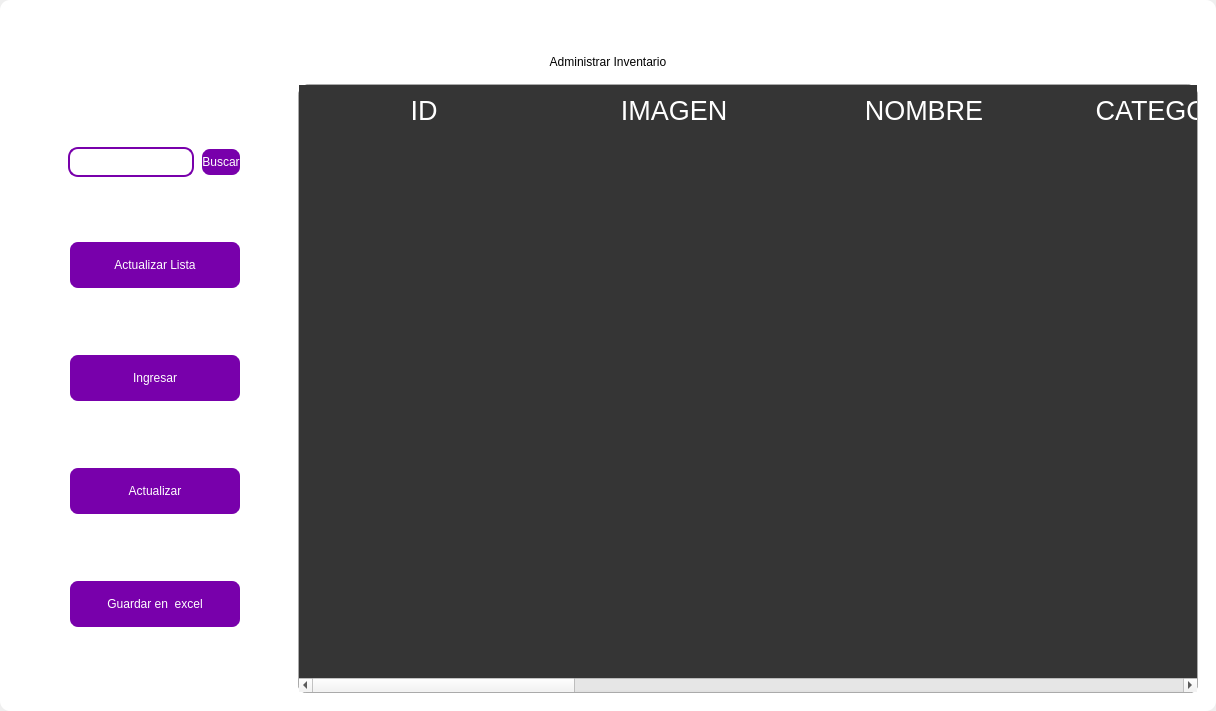
<?xml version="1.0" encoding="UTF-8"?>
<ui version="4.0">
 <class>MainWindow</class>
 <widget class="QMainWindow" name="MainWindow">
  <property name="geometry">
   <rect>
    <x>0</x>
    <y>0</y>
    <width>1216</width>
    <height>711</height>
   </rect>
  </property>
  <property name="windowTitle">
   <string>MainWindow</string>
  </property>
  <property name="styleSheet">
   <string notr="true"/>
  </property>
  <widget class="QWidget" name="centralwidget">
   <property name="styleSheet">
    <string notr="true"/>
   </property>
   <layout class="QVBoxLayout" name="verticalLayout">
    <property name="spacing">
     <number>0</number>
    </property>
    <property name="leftMargin">
     <number>0</number>
    </property>
    <property name="topMargin">
     <number>0</number>
    </property>
    <property name="rightMargin">
     <number>0</number>
    </property>
    <property name="bottomMargin">
     <number>0</number>
    </property>
    <item>
     <widget class="QFrame" name="frame">
      <property name="enabled">
       <bool>true</bool>
      </property>
      <property name="styleSheet">
       <string notr="true">
QFrame {
border-radius:10px;
background-color: rgb(255, 255, 255);
 }
</string>
      </property>
      <property name="frameShape">
       <enum>QFrame::StyledPanel</enum>
      </property>
      <property name="frameShadow">
       <enum>QFrame::Raised</enum>
      </property>
      <layout class="QVBoxLayout" name="verticalLayout_2">
       <item>
        <widget class="QFrame" name="frame_superior">
         <property name="minimumSize">
          <size>
           <width>0</width>
           <height>40</height>
          </size>
         </property>
         <property name="maximumSize">
          <size>
           <width>16777215</width>
           <height>40</height>
          </size>
         </property>
         <property name="styleSheet">
          <string notr="true">QPushButton{
border-radius:18px;
}

QPushButton:hover{
	background-color: rgb(0, 0, 0);
}
</string>
         </property>
         <property name="frameShape">
          <enum>QFrame::StyledPanel</enum>
         </property>
         <property name="frameShadow">
          <enum>QFrame::Raised</enum>
         </property>
         <layout class="QHBoxLayout" name="horizontalLayout_3">
          <property name="spacing">
           <number>4</number>
          </property>
          <property name="leftMargin">
           <number>0</number>
          </property>
          <property name="topMargin">
           <number>0</number>
          </property>
          <property name="rightMargin">
           <number>0</number>
          </property>
          <property name="bottomMargin">
           <number>0</number>
          </property>
          <item>
           <widget class="QPushButton" name="btn_icon">
            <property name="text">
             <string/>
            </property>
            <property name="iconSize">
             <size>
              <width>40</width>
              <height>40</height>
             </size>
            </property>
           </widget>
          </item>
          <item>
           <spacer name="horizontalSpacer_2">
            <property name="orientation">
             <enum>Qt::Horizontal</enum>
            </property>
            <property name="sizeHint" stdset="0">
             <size>
              <width>443</width>
              <height>20</height>
             </size>
            </property>
           </spacer>
          </item>
          <item>
           <widget class="QPushButton" name="btn_exit">
            <property name="minimumSize">
             <size>
              <width>38</width>
              <height>38</height>
             </size>
            </property>
            <property name="maximumSize">
             <size>
              <width>38</width>
              <height>38</height>
             </size>
            </property>
            <property name="cursor">
             <cursorShape>PointingHandCursor</cursorShape>
            </property>
            <property name="text">
             <string/>
            </property>
            <property name="iconSize">
             <size>
              <width>35</width>
              <height>35</height>
             </size>
            </property>
           </widget>
          </item>
          <item>
           <widget class="QPushButton" name="bt_minimizar">
            <property name="minimumSize">
             <size>
              <width>38</width>
              <height>38</height>
             </size>
            </property>
            <property name="maximumSize">
             <size>
              <width>38</width>
              <height>38</height>
             </size>
            </property>
            <property name="cursor">
             <cursorShape>PointingHandCursor</cursorShape>
            </property>
            <property name="text">
             <string/>
            </property>
            <property name="icon">
             <iconset>
              <normaloff>../../../../../../../.designer/backup/image/minus.svg</normaloff>../../../../../../../.designer/backup/image/minus.svg</iconset>
            </property>
            <property name="iconSize">
             <size>
              <width>38</width>
              <height>38</height>
             </size>
            </property>
           </widget>
          </item>
          <item>
           <widget class="QPushButton" name="bt_maximizar">
            <property name="minimumSize">
             <size>
              <width>38</width>
              <height>38</height>
             </size>
            </property>
            <property name="maximumSize">
             <size>
              <width>38</width>
              <height>38</height>
             </size>
            </property>
            <property name="cursor">
             <cursorShape>PointingHandCursor</cursorShape>
            </property>
            <property name="text">
             <string/>
            </property>
            <property name="icon">
             <iconset>
              <normaloff>../../../../../../../.designer/backup/image/chevron-up.svg</normaloff>../../../../../../../.designer/backup/image/chevron-up.svg</iconset>
            </property>
            <property name="iconSize">
             <size>
              <width>38</width>
              <height>38</height>
             </size>
            </property>
           </widget>
          </item>
          <item>
           <widget class="QPushButton" name="bt_restaurar">
            <property name="minimumSize">
             <size>
              <width>38</width>
              <height>38</height>
             </size>
            </property>
            <property name="maximumSize">
             <size>
              <width>38</width>
              <height>38</height>
             </size>
            </property>
            <property name="cursor">
             <cursorShape>PointingHandCursor</cursorShape>
            </property>
            <property name="text">
             <string/>
            </property>
            <property name="icon">
             <iconset>
              <normaloff>../../../../../../../.designer/backup/image/chevron-down.svg</normaloff>../../../../../../../.designer/backup/image/chevron-down.svg</iconset>
            </property>
            <property name="iconSize">
             <size>
              <width>38</width>
              <height>38</height>
             </size>
            </property>
           </widget>
          </item>
          <item>
           <widget class="QPushButton" name="bt_cerrar">
            <property name="minimumSize">
             <size>
              <width>38</width>
              <height>38</height>
             </size>
            </property>
            <property name="maximumSize">
             <size>
              <width>38</width>
              <height>38</height>
             </size>
            </property>
            <property name="cursor">
             <cursorShape>PointingHandCursor</cursorShape>
            </property>
            <property name="text">
             <string/>
            </property>
            <property name="icon">
             <iconset>
              <normaloff>../../../../../../../.designer/backup/image/x.svg</normaloff>../../../../../../../.designer/backup/image/x.svg</iconset>
            </property>
            <property name="iconSize">
             <size>
              <width>38</width>
              <height>38</height>
             </size>
            </property>
           </widget>
          </item>
         </layout>
        </widget>
       </item>
       <item>
        <widget class="QLabel" name="label">
         <property name="styleSheet">
          <string notr="true">font: 30pt &quot;MS Shell Dlg 2&quot;;
color: rgb(0, 0, 0);</string>
         </property>
         <property name="text">
          <string>Administrar Inventario</string>
         </property>
         <property name="alignment">
          <set>Qt::AlignCenter</set>
         </property>
        </widget>
       </item>
       <item>
        <widget class="QFrame" name="frame_3">
         <property name="frameShape">
          <enum>QFrame::StyledPanel</enum>
         </property>
         <property name="frameShadow">
          <enum>QFrame::Raised</enum>
         </property>
         <layout class="QHBoxLayout" name="horizontalLayout_4">
          <property name="spacing">
           <number>6</number>
          </property>
          <item>
           <layout class="QVBoxLayout" name="verticalLayout_4">
            <property name="spacing">
             <number>50</number>
            </property>
            <property name="leftMargin">
             <number>50</number>
            </property>
            <property name="topMargin">
             <number>50</number>
            </property>
            <property name="rightMargin">
             <number>50</number>
            </property>
            <property name="bottomMargin">
             <number>50</number>
            </property>
            <item>
             <layout class="QHBoxLayout" name="horizontalLayout">
              <property name="spacing">
               <number>6</number>
              </property>
              <property name="rightMargin">
               <number>0</number>
              </property>
              <property name="bottomMargin">
               <number>0</number>
              </property>
              <item>
               <widget class="QLineEdit" name="searchtxt">
                <property name="minimumSize">
                 <size>
                  <width>100</width>
                  <height>30</height>
                 </size>
                </property>
                <property name="maximumSize">
                 <size>
                  <width>200</width>
                  <height>30</height>
                 </size>
                </property>
                <property name="styleSheet">
                 <string notr="true">QLabel {
	color: rgb(255, 255, 254);
	font: 12pt &quot;Arial&quot;;
	background-color: rgba(0, 0, 0,0);
}

QTextEdit{
background-color: rgba(0, 0, 0,0);
border-radius:10px; 
font: 12pt &quot;Arial&quot;;
color: rgb(255, 255, 254);
border: 2px solid  rgb(255, 255, 255);

}

QTextEdit:hover{
background-color: rgba(0, 0, 0,0);
border-radius:10px; 
font: 12pt &quot;Arial&quot;;
border: 2px solid  rgb(120, 0, 171);
}

QTextEdit:focus{
background-color: rgb(0, 0, 0);
border-radius:10px; 
font: 12pt &quot;Arial&quot;;
border: 2px solid rgb(120, 0, 171);
}

QLineEdit{
background-color: rgba(0, 0, 0,0);
border-radius:10px; 
font: 12pt &quot;Arial&quot;;
color: rgb(255, 255, 254);
border: 2px solid  rgb(120, 0, 171);
}

QLineEdit:hover{
background-color: rgba(0, 0, 0,0);
border-radius:10px; 
font: 12pt &quot;Arial&quot;;
border: 2px solid  rgb(120, 0, 171);
}

QLineEdit:focus{
background-color: rgb(0, 0, 0);
border-radius:10px; 
font: 12pt &quot;Arial&quot;;
border: 2px solid rgb(120, 0, 171);
}

QCheckBox{
	font: 12pt &quot;Arial&quot;;
	color: rgb(255, 255, 255);
}

QCheckBox::indicator {
    width: 18px;
    height:18px;
}

QCheckBox::indicator:unchecked {
   background-image: url(image/square.svg);
}

QCheckBox::indicator:checked {
   background-image: url(image/check-square.svg);
}

QPushButton{
border-radius:10px; 
font: 12pt &quot;Arial&quot;;
color: rgb(255, 255, 254);
border: 2px solid #ffffff;
}

QPushButton:hover{
border-radius:10px; 
font: 12pt &quot;Arial&quot;;
color: rgb(255, 255, 255);
border: 2px solid rgb(120, 0, 171);
	background-color: rgb(120, 0, 171);
}
</string>
                </property>
               </widget>
              </item>
              <item>
               <widget class="QPushButton" name="btn_search">
                <property name="minimumSize">
                 <size>
                  <width>30</width>
                  <height>30</height>
                 </size>
                </property>
                <property name="maximumSize">
                 <size>
                  <width>100</width>
                  <height>30</height>
                 </size>
                </property>
                <property name="cursor">
                 <cursorShape>PointingHandCursor</cursorShape>
                </property>
                <property name="styleSheet">
                 <string notr="true">QPushButton{
border-radius:10px; 
font: 12pt &quot;Arial&quot;;
color: rgb(255, 255, 254);
border: 2px solid #ffffff;
	background-color: rgb(120, 0, 171);
}

QPushButton:hover{
border-radius:10px; 
font: 12pt &quot;Arial&quot;;
color: rgb(255, 255, 255);
border: 2px solid rgb(120, 0, 171);
	background-color: rgb(120, 0, 171);
}</string>
                </property>
                <property name="text">
                 <string>Buscar</string>
                </property>
               </widget>
              </item>
             </layout>
            </item>
            <item>
             <widget class="QPushButton" name="btn_get">
              <property name="minimumSize">
               <size>
                <width>50</width>
                <height>0</height>
               </size>
              </property>
              <property name="maximumSize">
               <size>
                <width>300</width>
                <height>50</height>
               </size>
              </property>
              <property name="cursor">
               <cursorShape>PointingHandCursor</cursorShape>
              </property>
              <property name="styleSheet">
               <string notr="true">QPushButton{
border-radius:10px; 
font: 12pt &quot;Arial&quot;;
color: rgb(255, 255, 254);
border: 2px solid #ffffff;
	background-color: rgb(120, 0, 171);
}

QPushButton:hover{
border-radius:10px; 
font: 12pt &quot;Arial&quot;;
color: rgb(255, 255, 255);
border: 2px solid rgb(120, 0, 171);
	background-color: rgb(120, 0, 171);
}</string>
              </property>
              <property name="text">
               <string>Actualizar Lista</string>
              </property>
              <property name="iconSize">
               <size>
                <width>30</width>
                <height>30</height>
               </size>
              </property>
             </widget>
            </item>
            <item>
             <widget class="QPushButton" name="btn_add">
              <property name="maximumSize">
               <size>
                <width>300</width>
                <height>50</height>
               </size>
              </property>
              <property name="cursor">
               <cursorShape>PointingHandCursor</cursorShape>
              </property>
              <property name="styleSheet">
               <string notr="true">QPushButton{
border-radius:10px; 
font: 12pt &quot;Arial&quot;;
color: rgb(255, 255, 254);
border: 2px solid #ffffff;
	background-color: rgb(120, 0, 171);
}

QPushButton:hover{
border-radius:10px; 
font: 12pt &quot;Arial&quot;;
color: rgb(255, 255, 255);
border: 2px solid rgb(120, 0, 171);
	background-color: rgb(120, 0, 171);
}</string>
              </property>
              <property name="text">
               <string>Ingresar</string>
              </property>
              <property name="iconSize">
               <size>
                <width>30</width>
                <height>30</height>
               </size>
              </property>
             </widget>
            </item>
            <item>
             <widget class="QPushButton" name="btn_update">
              <property name="maximumSize">
               <size>
                <width>300</width>
                <height>50</height>
               </size>
              </property>
              <property name="cursor">
               <cursorShape>PointingHandCursor</cursorShape>
              </property>
              <property name="styleSheet">
               <string notr="true">QPushButton{
border-radius:10px; 
font: 12pt &quot;Arial&quot;;
color: rgb(255, 255, 254);
border: 2px solid #ffffff;
	background-color: rgb(120, 0, 171);
}

QPushButton:hover{
border-radius:10px; 
font: 12pt &quot;Arial&quot;;
color: rgb(255, 255, 255);
border: 2px solid rgb(120, 0, 171);
	background-color: rgb(120, 0, 171);
}</string>
              </property>
              <property name="text">
               <string>Actualizar</string>
              </property>
              <property name="iconSize">
               <size>
                <width>30</width>
                <height>30</height>
               </size>
              </property>
             </widget>
            </item>
            <item>
             <widget class="QPushButton" name="btn_excel">
              <property name="minimumSize">
               <size>
                <width>11</width>
                <height>50</height>
               </size>
              </property>
              <property name="cursor">
               <cursorShape>PointingHandCursor</cursorShape>
              </property>
              <property name="styleSheet">
               <string notr="true">QPushButton{
border-radius:10px; 
font: 12pt &quot;Arial&quot;;
color: rgb(255, 255, 254);
border: 2px solid #ffffff;
	background-color: rgb(120, 0, 171);
}

QPushButton:hover{
border-radius:10px; 
font: 12pt &quot;Arial&quot;;
color: rgb(255, 255, 255);
border: 2px solid rgb(120, 0, 171);
	background-color: rgb(120, 0, 171);
}</string>
              </property>
              <property name="text">
               <string>Guardar en  excel</string>
              </property>
              <property name="iconSize">
               <size>
                <width>35</width>
                <height>35</height>
               </size>
              </property>
             </widget>
            </item>
           </layout>
          </item>
          <item>
           <widget class="QTableWidget" name="table_inventory">
            <property name="minimumSize">
             <size>
              <width>900</width>
              <height>0</height>
             </size>
            </property>
            <property name="maximumSize">
             <size>
              <width>700</width>
              <height>16777215</height>
             </size>
            </property>
            <property name="styleSheet">
             <string notr="true">QTableView {

	border: 1px solid rgba(255,255,255,40);
	border-bottom-right-radius: 7px; 
	border-bottom-left-radius: 7px; 
	color: white;
	font: 15pt &quot;MS Shell Dlg 2&quot;;
	background-color: rgb(53, 53, 53);
}

QHeaderView::section {
background-color: rgb(53, 53, 53);
color: white;
border: none;
height: 50px;
font-size: 20pt;
}

QTableView::item {
    border-style: none;
    border-bottom: 1px solid rgba(255,255,255,50);
    padding-left: auto;
    padding-right: auto;
}

QTableView::item:selected{
	border: none;
	color: rgb(255, 255, 255);
    background-color: rgba(255, 255, 255, 50);
}
</string>
            </property>
            <property name="editTriggers">
             <set>QAbstractItemView::NoEditTriggers</set>
            </property>
            <attribute name="horizontalHeaderDefaultSectionSize">
             <number>250</number>
            </attribute>
            <column>
             <property name="text">
              <string>ID</string>
             </property>
            </column>
            <column>
             <property name="text">
              <string>IMAGEN</string>
             </property>
            </column>
            <column>
             <property name="text">
              <string>NOMBRE</string>
             </property>
            </column>
            <column>
             <property name="text">
              <string>CATEGORIA</string>
             </property>
            </column>
            <column>
             <property name="text">
              <string>CANTIDAD DISPONIBLE</string>
             </property>
            </column>
            <column>
             <property name="text">
              <string>PRECIO COMPRA</string>
             </property>
            </column>
            <column>
             <property name="text">
              <string>PRECIO VENTA</string>
             </property>
            </column>
            <column>
             <property name="text">
              <string>TOTAL COMPRA</string>
             </property>
            </column>
            <column>
             <property name="text">
              <string>DESCRIPCION</string>
             </property>
            </column>
            <column>
             <property name="text">
              <string>TIPO DE PRODUCTO</string>
             </property>
            </column>
           </widget>
          </item>
         </layout>
        </widget>
       </item>
      </layout>
     </widget>
    </item>
   </layout>
  </widget>
 </widget>
 <resources/>
 <connections/>
</ui>
